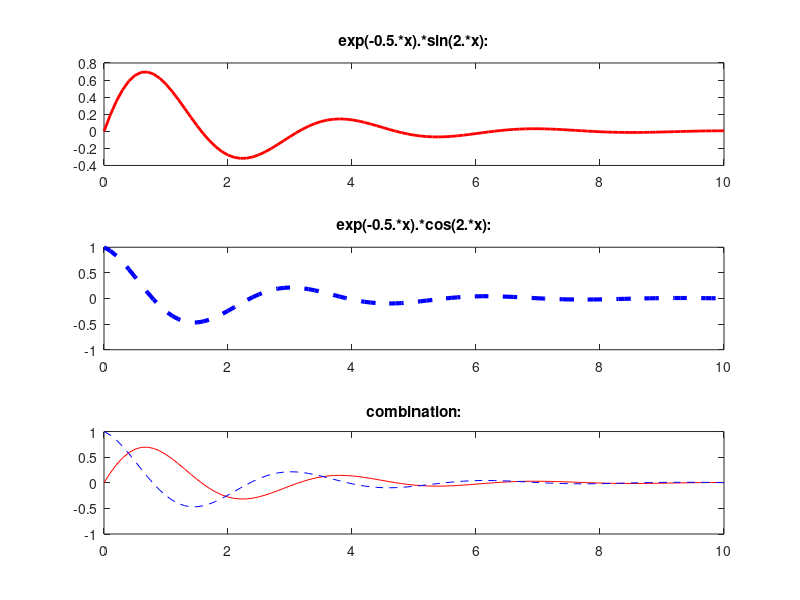

Here is the MATLAB script that generated this plot: (Note: this script raises an error after producing the figure.)
x=(0:0.1:10);
x1=exp(-0.5.*x).*sin(2.*x);
y1=exp(-0.5.*x).*cos(2.*x);
subplot(3,1,1);
    plot(x,x1,'r','linewidth', 2);
    title('exp(-0.5.*x).*sin(2.*x):');
subplot(3,1,2);
    plot(x,y1,'b--','linewidth', 3);
    title('exp(-0.5.*x).*cos(2.*x):');
subplot(3,1,3);
    p = plot(x,x1,'r',x,y1,'b--');
    title('combination:');
    p(1).LineWidth = 2;
    p(2).LineWidth = 3;